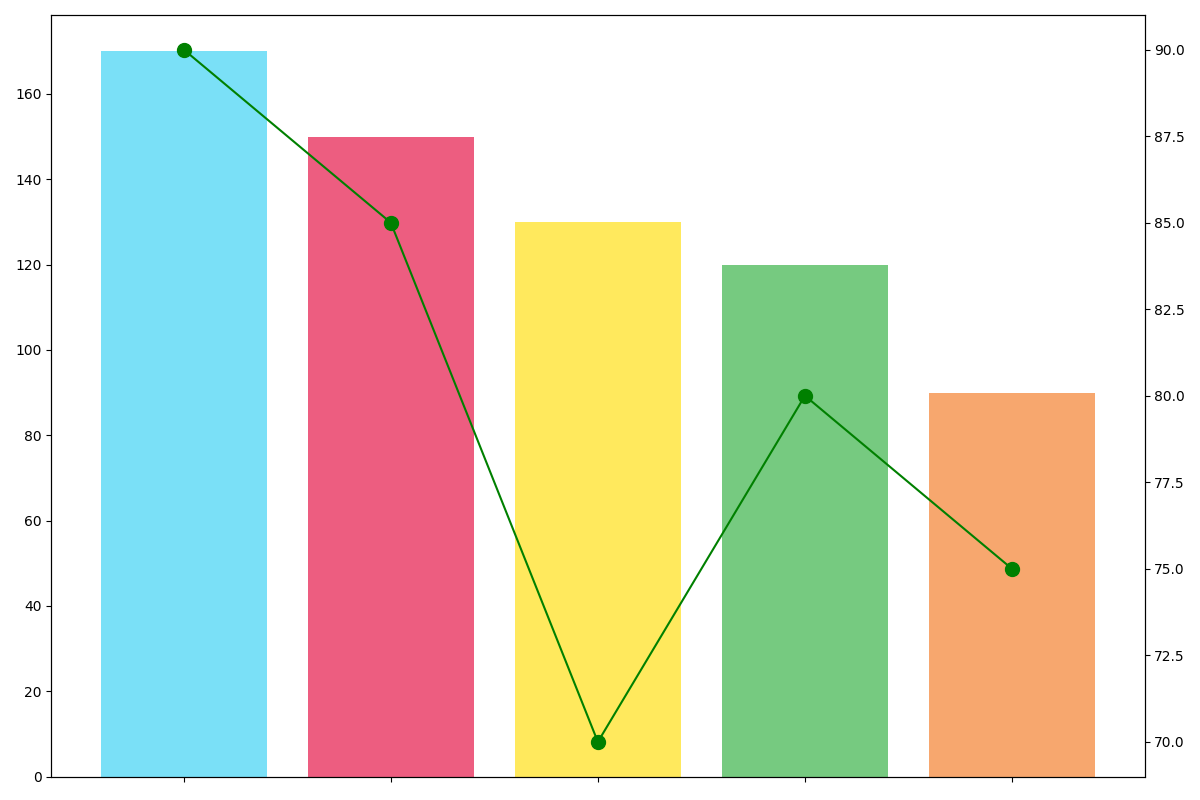

Write Python code to recreate this figure.
import matplotlib.pyplot as plt
import numpy as np

# Data setup
categories = ['Electronics', 'Furniture', 'Clothing', 'Toys', 'Groceries']
sales = [150, 90, 130, 120, 170]
satisfaction_rates = [85, 75, 70, 80, 90]

# Sorting the data in descending order of sales
sorted_indices = np.argsort(sales)[::-1]
categories = [categories[i] for i in sorted_indices]
sales = [sales[i] for i in sorted_indices]
satisfaction_rates = [satisfaction_rates[i] for i in sorted_indices]

colors = ['#e6194B', '#f58231', '#ffe119', '#3cb44b', '#42d4f4']
colors = [colors[i] for i in sorted_indices]

fig, ax1 = plt.subplots(figsize=(12, 8))
x_pos = np.arange(len(categories))

# Plotting the bar chart
ax1.bar(x_pos, sales, color=colors, alpha=0.7)
ax1.set_xticks(x_pos)
ax1.set_xticklabels([])  # Remove x-tick labels

# Plotting the line chart
ax2 = ax1.twinx()
ax2.plot(x_pos, satisfaction_rates, 'o-', color='green', markersize=10)

# Tight layout
fig.tight_layout()
plt.show()
